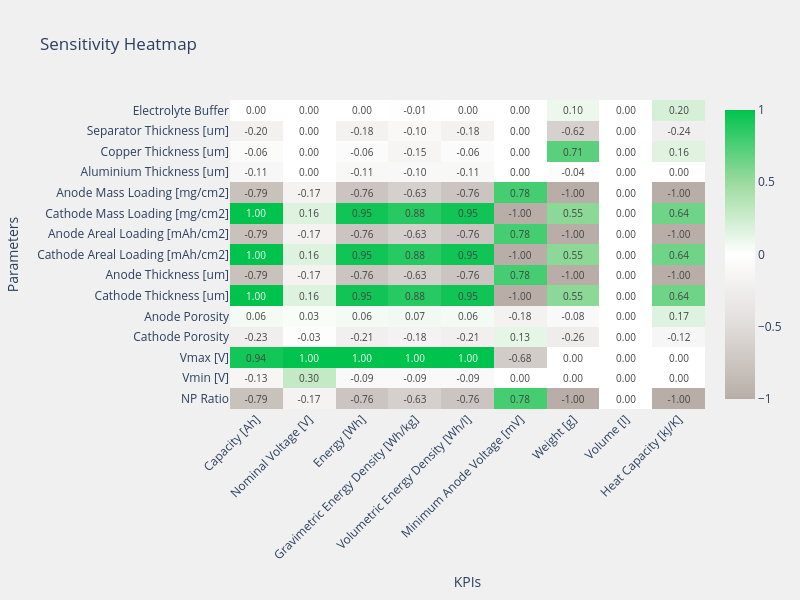

Source (notebook cell):
### Markdown cell above
`plot_sensitivities` plots the sensitivities of each KPI to variation in each design parameter

### Code cell
eqm_results.plot_sensitivities()

### Figure 1 — Plotly figure (JSON) as saved in the notebook; plotly's stock layout.template omitted (floating-point values rounded to 4 significant figures; data arrays with more than 128 entries replaced by an {"elided": "..."} marker saying what was removed)
{"data": [{"colorscale": [[0, "#00c34e"], [0.25, "#9bda9e"], [0.5, "#ffffff"], [0.75, "#e0dcda"], [1, "#b8aea7"]], "reversescale": true, "text": {"elided": "15x9 str values"}, "textfont": {"size": 10}, "texttemplate": "%{text}", "type": "heatmap", "x": ["Capacity [Ah]", "Nominal Voltage [V]", "Energy [Wh]", "Gravimetric Energy Density [Wh/kg]", "Volumetric Energy Density [Wh/l]", "Minimum Anode Voltage [mV]", "Weight [g]", "Volume [l]", "Heat Capacity [kJ/K]"], "y": ["NP Ratio", "Vmin [V]", "Vmax [V]", "Cathode Porosity", "Anode Porosity", "Cathode Thickness [um]", "Anode Thickness [um]", "Cathode Areal Loading [mAh/cm2]", "Anode Areal Loading [mAh/cm2]", "Cathode Mass Loading [mg/cm2]", "Anode Mass Loading [mg/cm2]", "Aluminium Thickness [um]", "Copper Thickness [um]", "Separator Thickness [um]", "Electrolyte Buffer"], "z": {"elided": "15x9 float values"}}], "layout": {"height": 600, "paper_bgcolor": "rgba(240, 240, 240, 1)", "plot_bgcolor": "rgba(240, 240, 240, 1)", "title": {"text": "Sensitivity Heatmap"}, "width": 800, "xaxis": {"tickangle": -45, "title": {"text": "KPIs"}}, "yaxis": {"title": {"text": "Parameters"}}}}
